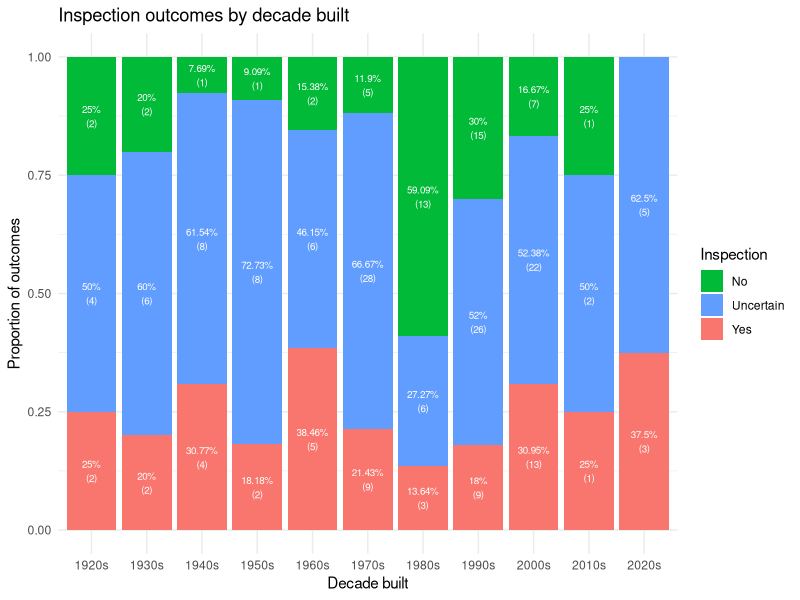

This figure's R source:
## ---- chunk 1
library(ggplot2)
library(dplyr)
raw <- read.csv("../Data/CAMCOS and HIZ - Field data.csv")
headers <- as.character(raw[1, ])
## ---- chunk 2
df <- raw[-c(0,1), ]
colnames(df) <- headers
df <- df[ , -1]
## ---- chunk 3

df %>%
  mutate(decade = paste0(floor(as.numeric(df$`Year built`)/ 10) * 10, "s")) %>%
  group_by(decade, Inspection = `Did it pass the most recent cal fire inspection?`) %>%
  summarise(n = n(), .groups = "drop_last") %>%
  mutate(pct = 100 * n / sum(n)) %>%
  ggplot(aes(x = factor(decade), y = pct, fill = Inspection)) +
  geom_col(position = "fill") +
  geom_text(aes(label = paste0(round(pct,2), "%\n(",n,")")),
            position = position_fill(vjust = 0.5),
            color = "white", size = 2.5) +
  scale_fill_manual(values = c(
    "Yes" = "#F8766D",
    "No" = "#00BA38",
    "Uncertain" = "#619CFF"
  ))  + 
  labs(title = "Inspection outcomes by decade built",
       x = "Decade built", y = "Proportion of outcomes") +
  theme_minimal()

